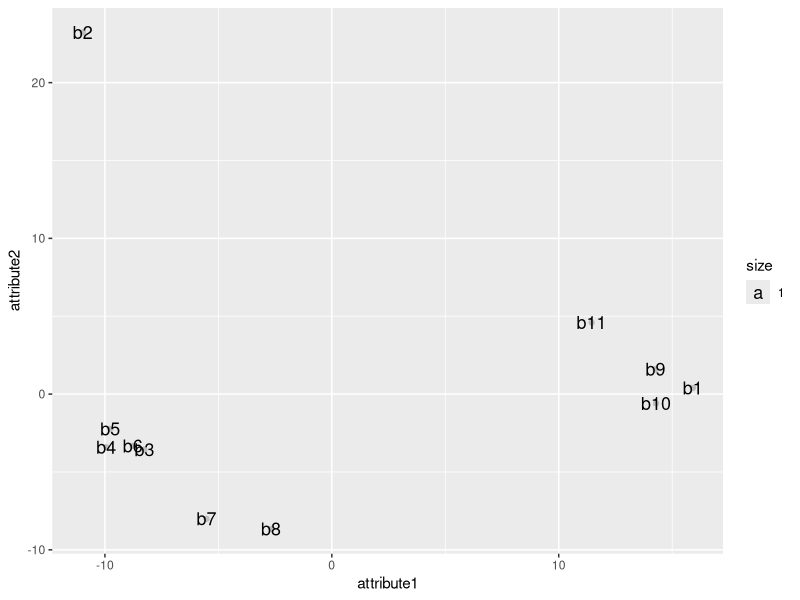

R code for this plot:
j <- read.csv("juices.csv")

View(j)

#########
### how to perform the multidimensional scaling procedure
### when the data are NOT distances between objects
#########

### we will generate two "hidden attributes" for our brands,
### compute the brands coordinates on each attribute
### and build a perceptual map

### transpose the data set to compute the distance between columns (brands)

j1 <- t(j)

### compute the distances between brands

prox <- dist(j1)

print(prox)

### we apply the cmdscale function to the new matrix prox
### requiring the program to generate two dimensions

model <- cmdscale(prox, k=2)

### this model contains the coordinates of each brand on the two dimensions

print(model)

######### preparing the data in order to plot the brands
######## in a two-dimensional space (i.e. build a perceptual map)

### make a data frame with the coordinates

coord <- as.data.frame(model)

View(coord)

### add a new column to the data frame coord, containing the brand names

coord <- cbind(coord, c("b1", "b2", "b3", "b4", "b5", "b6", "b7", "b8", "b9", "b10", "b11"))

### rename the columns

colnames(coord) <- c("attribute1", "attribute2", "brand")

### plot the points (with labels)

require(ggplot2)

ggplot()+geom_point(data=coord, aes(x=attribute1, y=attribute2), color="gray")+
      geom_text(data=coord, aes(x=attribute1, y=attribute2, label=brand, size=1))


